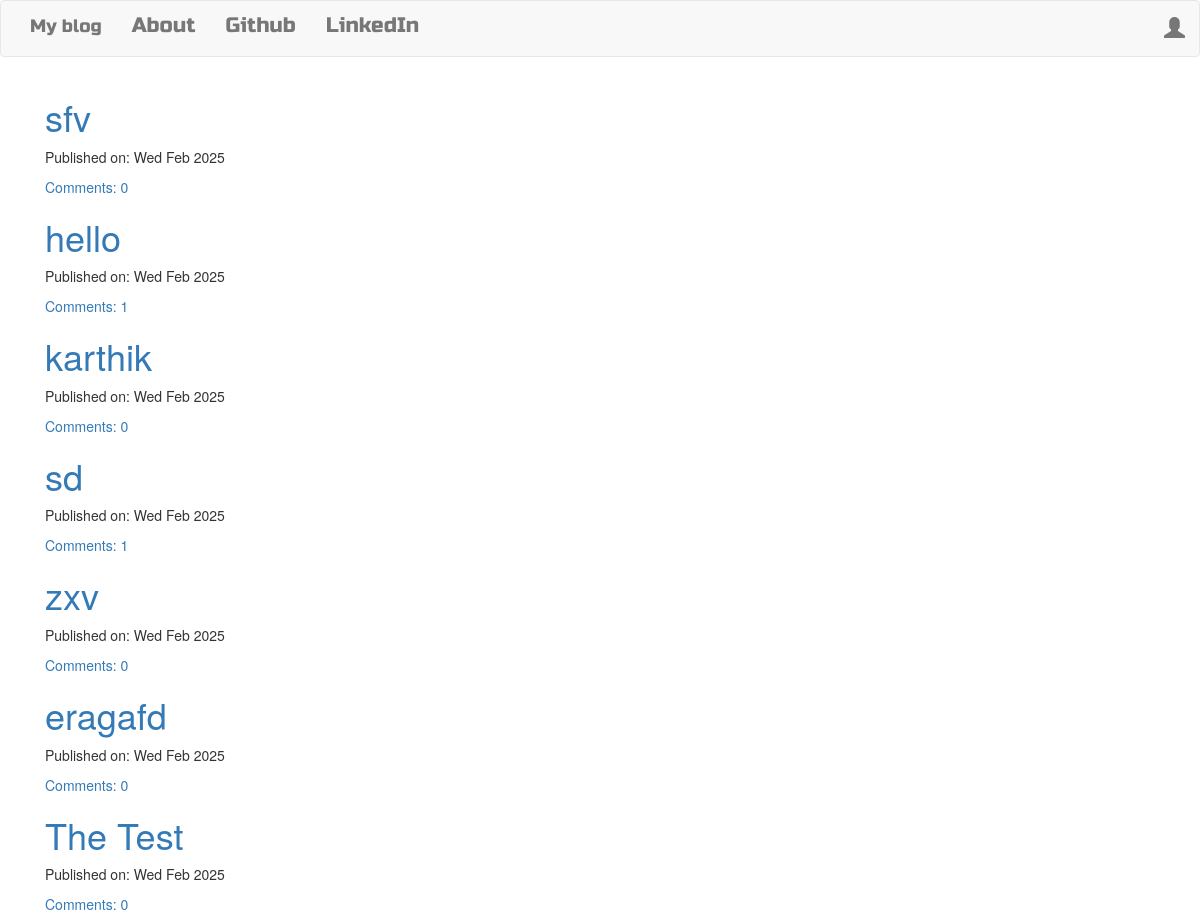
The page / on the database its author committed.
### blog/models.py (models this page shows, shortened)
class Post(models.Model):
    author = models.ForeignKey('auth.User', on_delete=models.CASCADE)
    title = models.CharField(max_length=200)
    text = models.TextField()
    create_date = models.DateTimeField(default=timezone.now)
    published_date = models.DateTimeField(blank=True, null=True)

### blog/views.py (the view)
# urls.py: path('', views.PostListView.as_view(), name='post_list'),
class PostListView(ListView):
    model = Post
    template_name = 'blog/post_list.html'  # Specify template for the view
    context_object_name = 'posts'  # Define context variable
    def get_queryset(self):
        return Post.objects.filter(published_date__lte=timezone.now()).order_by('-published_date')

### blog/templates/blog/post_list.html
{% extends "blog/base.html" %}
{% block content %}
    <div class="centerstage">
        {% for post in posts %}
            <div class="post">
                <h1><a href="{% url 'post_detail' pk=post.pk %}">{{ post.title }}</a></h1>
                <div class="date">
                    <p>Published on: {{ post.published_date|date:"D M Y" }}</p>
                </div>
                <a href="{% url 'post_detail' pk=post.pk %}">
                    Comments: {{ post.comments.count }}
                </a>
            </div>
        {% empty %}
            <p>No posts available.</p>
        {% endfor %}
    </div>
{% endblock %}

### blog/templates/blog/base.html (shortened to what this page needs)
<!DOCTYPE html>
{% load static %}
<html lang="en">
<head>
    <link rel="stylesheet" href="{% static 'css/blog.css' %}">
    <link rel="stylesheet" href="//cdn.jsdelivr.net/npm/medium-editor@latest/dist/css/medium-editor.min.css" type="text/css" media="screen" charset="utf-8">
    <link href="https://maxcdn.bootstrapcdn.com/bootstrap/3.3.7/css/bootstrap.min.css" rel="stylesheet">
</head>
<body class="loader">
    <nav class="navbar navbar-default techfont custom-navbar">
        <div class="container">
            <ul class="nav navbar-nav">
                <li><a class="navbar-brand bigbrand" href="{% url 'post_list' %}">My blog</a></li>
                <li><a href="{% url 'about' %}">About</a></li>
                <li><a href="https://www.github.com">Github</a></li>
                <li><a href="https://www.linkedin.com">LinkedIn</a></li>
            </ul>
            <ul class="nav navbar-nav navbar-right">
                {% if user.is_authenticated %}
                <li><a href="{% url 'post_new' %}">New Post</a></li>
                <li><a href="{% url 'post_draft_list' %}">Drafts</a></li>
                <li><a href="{% url 'logout' %}">Logout</a></li>
                <li><a>Welcome: {{ user.username }}</a></li>
                {% else %}
                <li><a class="nav navbar-right" href="{% url 'login' %}"><span class="glyphicon glyphicon-user"></span></a></li>
                {% endif %}
            </ul>
        </div>
    </nav>
    <div class="content container">
        <div class="col-md-8">
            <div class="blog_posts">
                {% block content %}
                {% endblock %}
            </div>
        </div>
    </div>
</body>
</html>

### blog/static/css/blog.css (style rules this page uses)
.techfont { font-family: 'Russo One', sans-serif; font-size: 1.5em; margin-bottom: 10px; }
.bigbrand { font-size: 1.5em; }
.centerstage { margin-left: auto; margin-right: auto; }
.loader { filter: hue-rotate(0deg); color: linear-gradient(45deg, #0f8, #08f); animation: hue 10000ms infinite linear; }

### rows shown on the page
Post: title "sfv", published_date "Wed Feb 2025", comments.count "0"
Post: title "hello", published_date "Wed Feb 2025", comments.count "1"
Post: title "karthik", published_date "Wed Feb 2025", comments.count "0"
Post: title "sd", published_date "Wed Feb 2025", comments.count "1"
Post: title "zxv", published_date "Wed Feb 2025", comments.count "0"
Post: title "eragafd", published_date "Wed Feb 2025", comments.count "0"
Post: title "The Test", published_date "Wed Feb 2025", comments.count "0"
